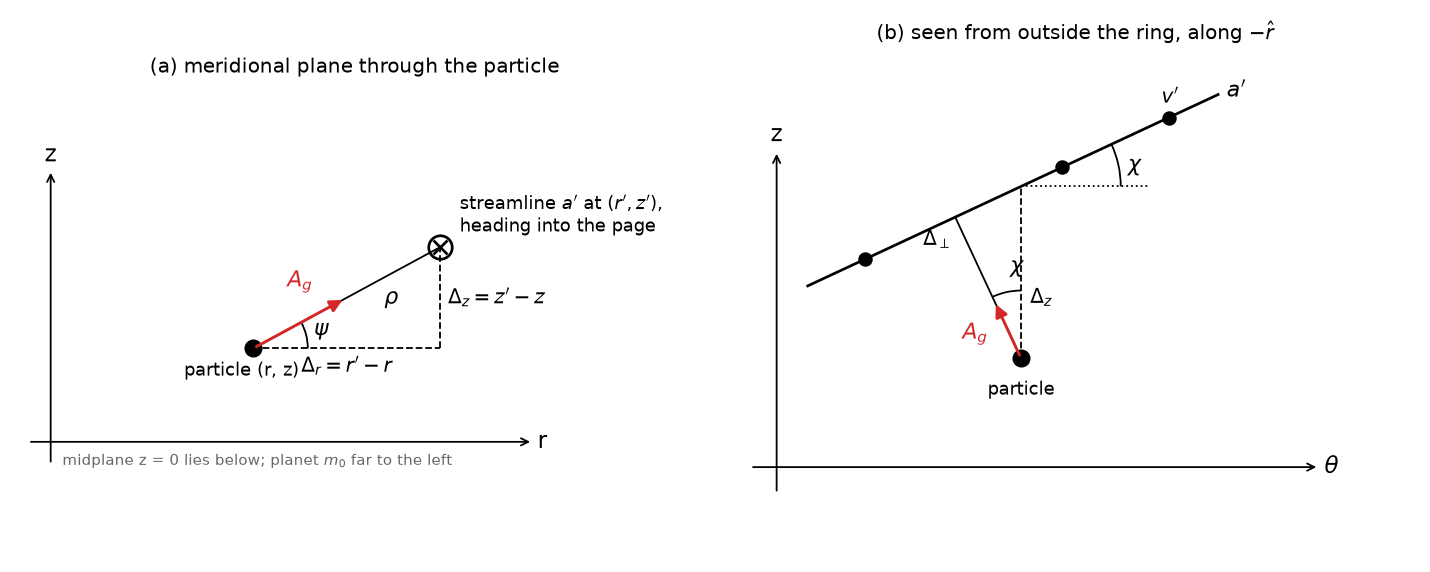

This figure's Python source:
#wire_geometry.py
#
#The 3D analog of hahn13 Fig. 3: the geometry of the gravity that a perturbing streamline, treated
#as a straight wire, exerts on a particle that lies off the streamline's plane
#(notes/phase2/streamline_gravity.md, equations G1-G3).
#
#Run:  uv run python notes/phase2/wire_geometry.py   (writes wire_geometry.png alongside)

from pathlib import Path

import matplotlib
matplotlib.use('Agg')
import matplotlib.pyplot as plt
import numpy as np

HERE = Path(__file__).resolve().parent
ARROW = dict(arrowstyle='-|>', lw=1.6, mutation_scale=14)

fig, (ax1, ax2) = plt.subplots(1, 2, figsize=(11, 4.4))
for ax in (ax1, ax2):
    ax.set_aspect('equal')
    ax.axis('off')

#(a) the particle's meridional plane (fixed longitude theta), seen along theta
P = np.array([0.0, 0.0])                     #particle
W = np.array([2.4, 1.3])                     #where the perturbing streamline crosses this plane
ax1.annotate('', xy=(3.6, -1.2), xytext=(-2.9, -1.2), arrowprops=dict(arrowstyle='->', lw=1))
ax1.text(3.65, -1.2, 'r', va='center', fontsize=13)
ax1.annotate('', xy=(-2.6, 2.3), xytext=(-2.6, -1.5), arrowprops=dict(arrowstyle='->', lw=1))
ax1.text(-2.6, 2.4, 'z', ha='center', fontsize=13)
ax1.plot([-2.9, 3.4], [-1.2, -1.2], alpha=0)
ax1.text(-2.45, -1.5, 'midplane z = 0 lies below; planet $m_0$ far to the left', fontsize=8.5, color='0.4')
ax1.plot(*P, 'ko', ms=9)
ax1.text(P[0] - 0.15, P[1] - 0.35, 'particle (r, z)', ha='center', fontsize=10)
ax1.plot(*W, 'o', ms=13, mfc='white', mec='k', mew=1.5)
ax1.plot(*W, 'kx', ms=8, mew=1.5)
ax1.text(W[0] + 0.25, W[1] + 0.2, "streamline $a'$ at $(r', z')$,\nheading into the page", fontsize=10)
ax1.plot([P[0], W[0]], [P[1], P[1]], 'k--', lw=1)
ax1.plot([W[0], W[0]], [P[1], W[1]], 'k--', lw=1)
ax1.plot([P[0], W[0]], [P[1], W[1]], 'k-', lw=1)
ax1.text(W[0]/2, -0.3, r"$\Delta_r = r' - r$", ha='center', fontsize=11)
ax1.text(W[0] + 0.1, W[1]/2, r"$\Delta_z = z' - z$", va='center', fontsize=11)
ax1.text(W[0]*0.68 + 0.05, W[1]*0.68 - 0.32, r'$\rho$', fontsize=12)
u = (W - P)/np.hypot(*(W - P))
ax1.annotate('', xy=P + 1.35*u, xytext=P, arrowprops=dict(color='C3', **ARROW))
ax1.text(*(P + 1.35*u + np.array([-0.75, 0.15])), r'$A_g$', color='C3', fontsize=12)
psi = np.degrees(np.arctan2(*(W - P)[::-1]))
ax1.add_patch(matplotlib.patches.Arc(P, 1.4, 1.4, theta1=0, theta2=psi, lw=1))
ax1.text(0.78, 0.17, r'$\psi$', fontsize=12)
ax1.set_xlim(-3.0, 5.6)
ax1.set_ylim(-1.8, 3.4)
ax1.set_title('(a) meridional plane through the particle', fontsize=11)

#(b) the same seen from outside the ring, looking inward along -r: theta to the right, z up.
#The streamline crosses the particle's longitude a height dz above it, tilted by chi.
ax2.annotate('', xy=(3.3, -1.2), xytext=(-3.0, -1.2), arrowprops=dict(arrowstyle='->', lw=1))
ax2.text(3.35, -1.2, r'$\theta$', va='center', fontsize=13)
ax2.annotate('', xy=(-2.7, 2.3), xytext=(-2.7, -1.5), arrowprops=dict(arrowstyle='->', lw=1))
ax2.text(-2.7, 2.4, 'z', ha='center', fontsize=13)
P = np.array([0.0, 0.0])
dz = 1.9
chi = np.radians(25)
T = np.array([np.cos(chi), np.sin(chi)])     #the wire's direction, slope v_z'/v_theta'
C = np.array([0.0, dz])                      #crossing point, at the particle's longitude
s = np.linspace(-2.6, 2.4, 2)
ax2.plot(C[0] + s*T[0], C[1] + s*T[1], 'k-', lw=1.5)
for q in (-1.9, 0.5, 1.8):
    ax2.plot(*(C + q*T), 'ko', ms=7)
ax2.text(*(C + 2.45*T + np.array([0.05, -0.05])), "$a'$", fontsize=12)
ax2.plot(*P, 'ko', ms=9)
ax2.text(P[0], P[1] - 0.4, 'particle', ha='center', fontsize=10)
F = C + ((P - C) @ T)*T                      #foot of the perpendicular from the particle
ax2.plot([P[0], C[0]], [P[1], C[1]], 'k--', lw=1)
ax2.text(C[0] + 0.1, dz*0.35, r'$\Delta_z$', ha='left', va='center', fontsize=11)
ax2.plot([P[0], F[0]], [P[1], F[1]], 'k-', lw=1)
ax2.text(*(P + 0.8*(F - P) + np.array([-0.5, 0.0])), r'$\Delta_\perp$', fontsize=11)
u = (F - P)/np.hypot(*(F - P))
ax2.annotate('', xy=P + 0.7*u, xytext=P, arrowprops=dict(color='C3', **ARROW))
ax2.text(*(P + 0.35*u + np.array([-0.5, -0.1])), r'$A_g$', color='C3', fontsize=12)
#angle chi between the vertical and the perpendicular, at the particle, and the wire's tilt
ax2.add_patch(matplotlib.patches.Arc(P, 1.5, 1.5, theta1=90, theta2=np.degrees(np.arctan2(u[1], u[0])), lw=1))
ax2.text(-0.12, 0.95, r'$\chi$', fontsize=12)
ax2.plot([C[0] + 0.0, C[0] + 1.4], [dz, dz], 'k:', lw=1)
ax2.add_patch(matplotlib.patches.Arc(C, 2.2, 2.2, theta1=0, theta2=np.degrees(chi), lw=1))
ax2.text(C[0] + 1.18, dz + 0.17, r'$\chi$', fontsize=12)
ax2.text(*(C + 1.6*T + np.array([0.1, 0.25])), r"$v'$", fontsize=11)
ax2.set_xlim(-3.1, 4.3)
ax2.set_ylim(-1.8, 3.4)
ax2.set_title(r'(b) seen from outside the ring, along $-\hat r$', fontsize=11)

fig.tight_layout()
fig.savefig(HERE/'wire_geometry.png', dpi=130)
print('wrote', HERE/'wire_geometry.png')
